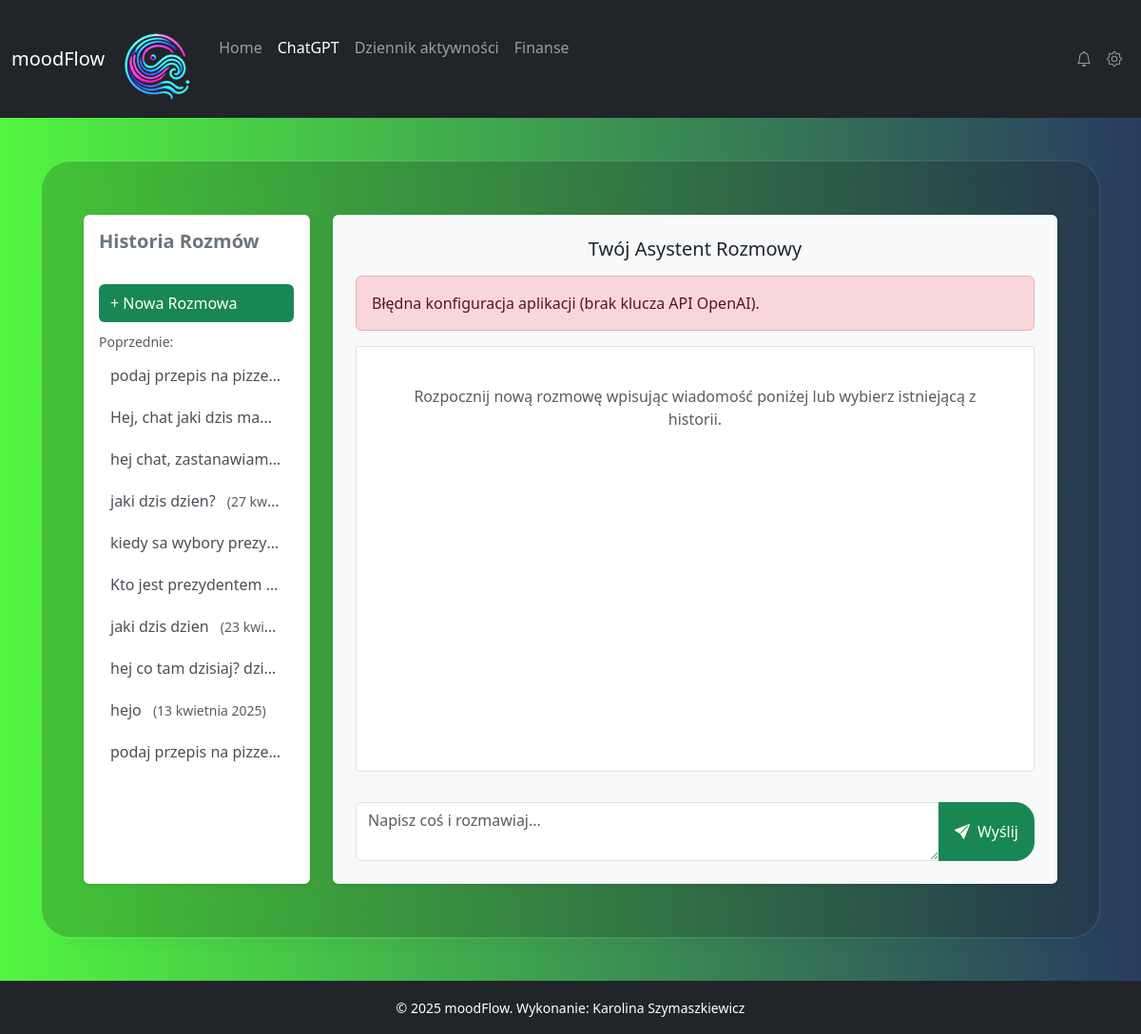
The app's page /chat/, older data.
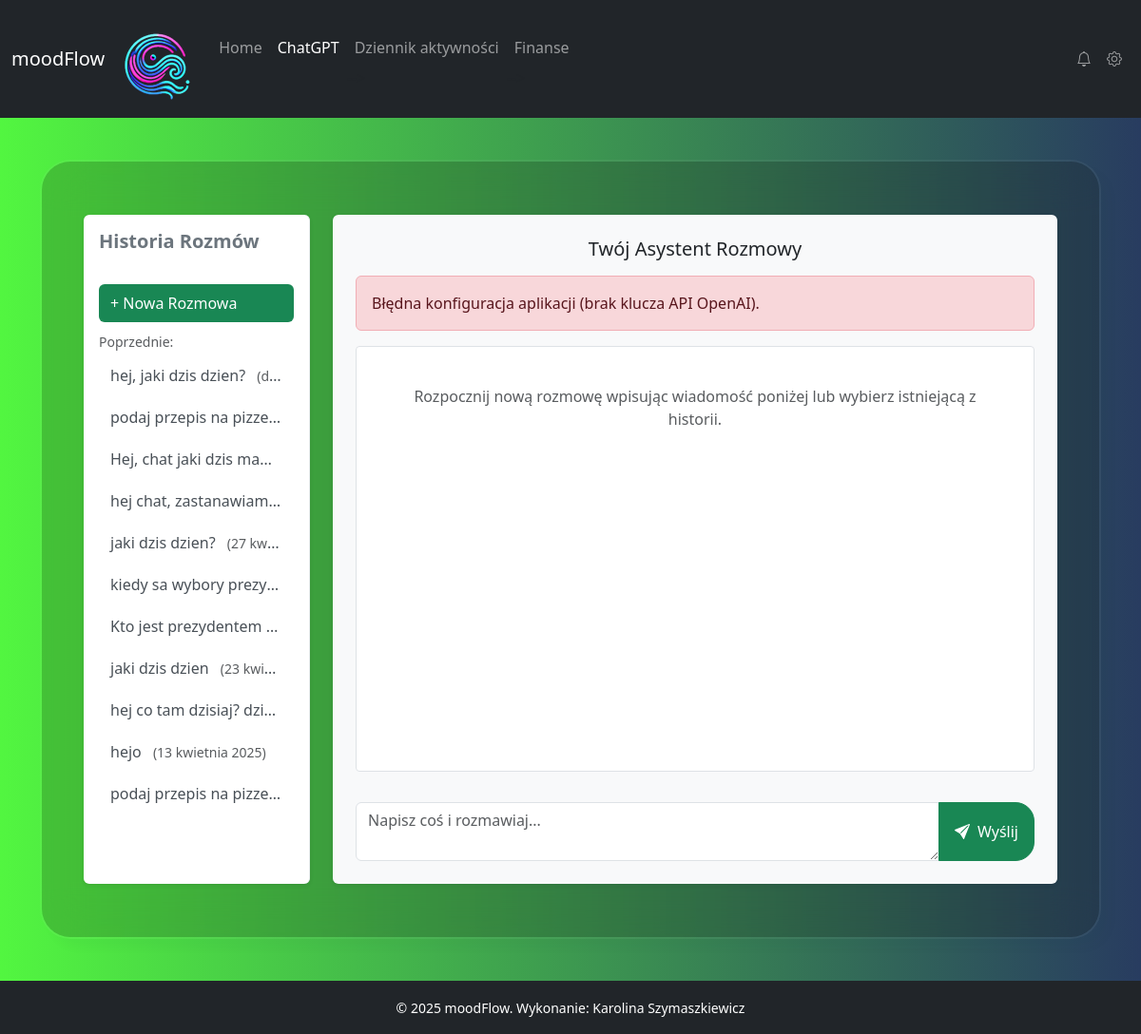
The same page, newer data.
### myapp/models.py (models this page shows, shortened)
class Conversation(models.Model):
    id = models.UUIDField(
        primary_key=True,
        default=uuid.uuid4,  # Automatycznie generuj UUID
        editable=False
    )
    title = models.CharField(
        max_length=100,
        blank=True,
        help_text="Tytuł rozmowy (np. skrócony pierwszy prompt)"
    )
    created_at = models.DateTimeField(
        default=timezone.now,
        editable=False
    )
    class Meta:
        ordering = ['-created_at']
        verbose_name = "Rozmowa (Sesja)"
        verbose_name_plural = "Rozmowy (Sesje)"

### myapp/views.py (the view, shortened to what this page needs)
# urls.py: path('chat/', chat, name='chat'),
def chat(request, conversation_id=None):
    openai_api_key, serpapi_api_key = get_api_keys()
    error_message = None
    model = "gpt-4o" # lub gpt-3.5-turbo
    form = ChatForm()
    current_conversation = None
    messages_queryset = Message.objects.none()
    conversation_history_list = Conversation.objects.all() # Używa domyślnego sortowania z Meta
    if not openai_api_key:
        error_message = "Błędna konfiguracja aplikacji (brak klucza API OpenAI)."
    if not serpapi_api_key:
        print("OSTRZEŻENIE: Brak klucza API SerpApi. Wyszukiwanie w Google będzie niedostępne.")
    if request.method == 'GET':
        if conversation_id:
            print(f"[DEBUG] GET: Próba załadowania conversation_id: {conversation_id}")
            try:
                current_conversation = Conversation.objects.get(id=conversation_id)
                messages_queryset = current_conversation.messages.all()
                print(f"[DEBUG] GET: Znaleziono: '{current_conversation.title}'. Wiadomości: {messages_queryset.count()}")
                request.session['conversation_id'] = str(current_conversation.id)
                request.session.save()
            except Conversation.DoesNotExist:
                print(f"[DEBUG] GET: Conversation {conversation_id} nie istnieje.")
                error_message = "Wybrana rozmowa nie istnieje."
                if 'conversation_id' in request.session:
                    del request.session['conversation_id']
                return redirect('chat')
            except Exception as e:
                print(f"[DEBUG] GET: Błąd ładowania rozmowy {conversation_id}: {e}")
                error_message = "Wystąpił błąd serwera podczas ładowania rozmowy."
        else:
            print("[DEBUG] GET: Ładowanie widoku dla nowej rozmowy.")
            if 'conversation_id' in request.session:
                del request.session['conversation_id']
                request.session.save()
    context = {
        "form": form,
        "error_message": error_message,
        "messages": messages_queryset,
        "conversation": current_conversation,
        "conversation_history_list": conversation_history_list
    }
    print(f"[DEBUG] Rendering template. Conversation loaded: {current_conversation}. Messages in context: {messages_queryset.count() if messages_queryset else 0}")
    return render(request, "myapp/chat.html", context)

### myapp/forms.py
class ChatForm(forms.Form):
    prompt = forms.CharField(label="Prompt", widget=forms.Textarea(attrs={"class": "form-control",
                                                                           "placeholder": "Napisz coś i rozmawiaj...",
                                                                           "id": "prompt",
                                                                             "rows":2,
                                                                    }))

### myapp/context_processors.py (called while the page is built)
def global_context(request):
    return {
        'year': datetime.now().year
    }

### myapp/views.py (called while the page is built)
def get_api_keys():
    keys = {}
    try:
        with open('./.env.txt', 'r') as f:
            for line in f:
                line = line.strip()
                if line and not line.startswith('#'):
                    key_name, key_value = line.split('=', 1)
                    keys[key_name.strip()] = key_value.strip()
    except FileNotFoundError:
        print("OSTRZEŻENIE: Plik .env.txt nie został znaleziony.")
    except Exception as e:
        print(f"Błąd odczytu pliku z kluczami API: {str(e)}")
    return keys.get('OPENAI_API_KEY'), keys.get('SERPAPI_API_KEY')

### myapp/templates/myapp/chat.html (shortened to what the changed rows need)
{% extends "base.html" %}
{% load static %}
{% load tz %}
{% load humanize %}
{% block content %}
<div class="container-fluid pt-3 pb-3">
    <div class="row chat-layout-row">
       <div class="col-lg-3 col-md-4 order-md-1">
            <div id="chat-sidebar">
                <div class="sidebar-list-container flex-grow-1">
                    <ul class="list-unstyled chat-history-list">
                        {% for conv in conversation_history_list %}
                            {% url 'chat_view_conversation' conversation_id=conv.id as conv_url %}
                            <li>
                                <a href="{{ conv_url }}"
                                   title="{{ conv.title|default:'Rozmowa bez tytułu' }} ({{ conv.created_at|naturalday }})"
                                   class="{% if conversation and conversation.id == conv.id %}active bg-success{% endif %}">
                                     {{ conv.title|default:"Rozmowa bez tytułu"|truncatechars:25 }}
                                     <small class="text-muted ms-2">({{ conv.created_at|naturalday }})</small>
                                </a>
                            </li>
                        {% endfor %}
                    </ul>
                </div>
            </div>
        </div>
        <div class="col-lg-9 col-md-8 order-md-2">
             <div id="main-chat-area" class="bg-light p-3 p-md-4 rounded shadow-sm d-flex flex-column h-100">
                <h1 class="h4 text-dark mb-3 text-center">Twój Asystent Rozmowy</h1>
            </div>
        </div>
    </div>
</div>
{% endblock %}

Row changes from the older to the newer data that the page shows:
added Conversation: title "hej, jaki dzis dzien?", created_at "d…"
